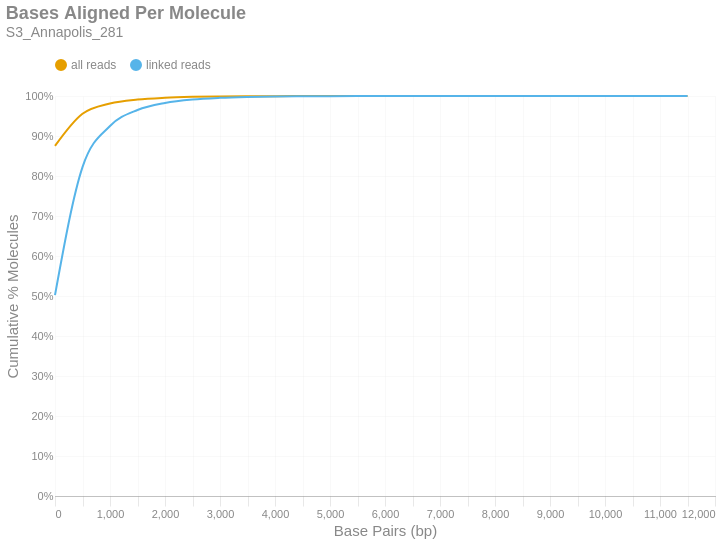

Notebook cell for this chart:
### Markdown cell above
### Bases Aligned Per Molecule
This is a cumulative frequency distribution showing the number of base pairs aligned per unique molecule. These data are shown in 500 bp bins. There are two distributions: one with `all reads` (yellow) and another with only `linked reads` (blue). The percent of molecules in the `linked reads` distribution is relative to the total number of linked molecules.

### Code cell
if SKIPLR:
    print_html(f"Skipped")
else:
    binned_df = consolidated_hist(valids['aligned_bp'], mask, 500, True)
    with SafeRender(binned_df):
        (
            density_plot(binned_df, 'Bases Aligned Per Molecule', samplename, 'basesper')
            .encode(
                x=alt.X('bin:Q', title="Base Pairs (bp)").axis(tickMinStep=500).scale(padding=0),
                y=alt.Y('value:Q', title='Cumulative % Molecules')
                    .axis(format='%')
                    .scale(domain = [0,1])
                    .stack(False),
                color=alt.Color("key:N").scale(domain = ["all reads", "linked reads"]),
                tooltip = [
                    alt.Tooltip("key:N", title = "Data Type"),
                    alt.Tooltip("range_label:N", title="Bases Aligned Per Molecule"),
                    alt.Tooltip("value:Q", format = ".2%", title="% Molecules (Cum.)")
                ]
            )
        ).display()

### Figure 1 — Vega-Lite specification as saved in the notebook (floating-point values rounded to 4 significant figures)
{"width": "container", "height": 400, "config": {"title": {"anchor": "start", "dy": -15, "fontSize": 18, "color": "#888888", "subtitleColor": "#888888", "subtitleFontSize": 14}, "arc": {"fill": "#0072B2"}, "axis": {"domainColor": "#888888", "domainWidth": 0.5, "gridWidth": 0.2, "grid": false, "titleFontWeight": 400, "titleFontSize": 15, "labelFontSize": 11, "labelColor": "#888888", "tickColor": "#888888", "tickWidth": 0.2, "titleColor": "#888888"}, "axisBand": {"grid": false}, "axisX": {"grid": true, "tickSize": 10, "domainCap": "round"}, "axisY": {"domain": false, "grid": true, "tickSize": 0, "domainCap": "round"}, "background": "transparent", "header": {"labelFontSize": 15, "labelColor": "#888888", "titleFontSize": 15, "titleFontWeight": 600, "titleColor": "#888888"}, "legend": {"labelFont": "sans-serif", "labelFontSize": 12, "labelColor": "#888888", "symbolSize": 100, "symbolType": "circle", "titleFontSize": 12, "titlePadding": 10, "titleColor": "#888888", "title": null, "orient": "top"}, "range": {"category": ["#E69F00", "#56B4E9", "#009E73", "#F0E442", "#0072B2", "#D55E00", "#CC79A7", "#000000"], "diverging": ["#cfe8f3", "#a2d4ec", "#73bfe2", "#46abdb", "#1696d2", "#12719e"]}, "area": {"fill": "#0072B2", "fillOpacity": 0.7, "line": true, "strokeOpacity": 0.7}, "line": {"color": "#0072B2", "stroke": "#0072B2", "strokeWidth": 2}, "trail": {"color": "#0072B2", "stroke": "#0072B2", "strokeWidth": 0, "size": 1}, "point": {"filled": true, "fillOpacity": 1.0, "size": 95}, "text": {"color": "#888888", "fontSize": 11, "align": "right", "fontWeight": 400, "size": 11}, "bar": {"fill": "#0072B2", "stroke": null}, "view": {"stroke": null, "continuousWidth": 660, "continuousHeight": 400}}, "data": {"name": "data-c4d4a3a8db7293b10ac379950035f278"}, "mark": {"type": "line", "interpolate": "monotone", "point": {"opacity": 0, "size": 275}}, "encoding": {"color": {"field": "key", "scale": {"domain": ["all reads", "linked reads"]}, "type": "nominal"}, "tooltip": [{"field": "key", "title": "Data Type", "type": "nominal"}, {"field": "range_label", "title": "Bases Aligned Per Molecule", "type": "nominal"}, {"field": "value", "format": ".2%", "title": "% Molecules (Cum.)", "type": "quantitative"}], "x": {"axis": {"tickMinStep": 500}, "field": "bin", "scale": {"padding": 0}, "title": "Base Pairs (bp)", "type": "quantitative"}, "y": {"axis": {"format": "%"}, "field": "value", "scale": {"domain": [0, 1]}, "stack": false, "title": "Cumulative % Molecules", "type": "quantitative"}}, "params": [{"name": "param_c36ac31b6afebe62", "select": {"type": "point", "fields": ["key"]}, "bind": "legend"}], "title": {"text": "Bases Aligned Per Molecule", "subtitle": "S3_Annapolis_281"}, "transform": [{"fold": ["all reads (cumsum)", "linked reads (cumsum)"]}, {"calculate": "replace(datum.key, ' (cumsum)', '')", "as": "key"}, {"filter": {"param": "param_c36ac31b6afebe62"}}], "usermeta": {"embedOptions": {"downloadFileName": "S3_Annapolis_281.basesper"}}, "$schema": "https://vega.github.io/schema/vega-lite/v6.1.0.json", "datasets": {"data-c4d4a3a8db7293b10ac379950035f278": [{"bin": "0.0", "interval": "0.0-500.0", "all reads": 0.8752, "linked reads": 0.5022, "all reads (cumsum)": 0.8752, "linked reads (cumsum)": 0.5022, "range_label": "0-499"}, {"bin": "500.0", "interval": "500.0-1000.0", "all reads": 0.08032, "linked reads": 0.32, "all reads (cumsum)": 0.9555, "linked reads (cumsum)": 0.8223, "range_label": "500-999"}, {"bin": "1000.0", "interval": "1000.0-1500.0", "all reads": 0.02574, "linked reads": 0.1028, "all reads (cumsum)": 0.9812, "linked reads (cumsum)": 0.925, "range_label": "1000-1499"}, {"bin": "1500.0", "interval": "1500.0-2000.0", "all reads": 0.01002, "linked reads": 0.04, "all reads (cumsum)": 0.9912, "linked reads (cumsum)": 0.965, "range_label": "1500-1999"}, {"bin": "2000.0", "interval": "2000.0-2500.0", "all reads": 0.004417, "linked reads": 0.01764, "all reads (cumsum)": 0.9957, "linked reads (cumsum)": 0.9826, "range_label": "2000-2499"}, {"bin": "2500.0", "interval": "2500.0-3000.0", "all reads": 0.002163, "linked reads": 0.008635, "all reads (cumsum)": 0.9978, "linked reads (cumsum)": 0.9913, "range_label": "2500-2999"}, {"bin": "3000.0", "interval": "3000.0-3500.0", "all reads": 0.001037, "linked reads": 0.004139, "all reads (cumsum)": 0.9989, "linked reads (cumsum)": 0.9954, "range_label": "3000-3499"}, {"bin": "3500.0", "interval": "3500.0-4000.0", "all reads": 0.0005367, "linked reads": 0.002143, "all reads (cumsum)": 0.9994, "linked reads (cumsum)": 0.9976, "range_label": "3500-3999"}, {"bin": "4000.0", "interval": "4000.0-4500.0", "all reads": 0.0002894, "linked reads": 0.001156, "all reads (cumsum)": 0.9997, "linked reads (cumsum)": 0.9987, "range_label": "4000-4499"}, {"bin": "4500.0", "interval": "4500.0-5000.0", "all reads": 0.0001342, "linked reads": 0.0005357, "all reads (cumsum)": 0.9998, "linked reads (cumsum)": 0.9993, "range_label": "4500-4999"}, {"bin": "5000.0", "interval": "5000.0-5500.0", "all reads": 8.507e-05, "linked reads": 0.0003396, "all reads (cumsum)": 0.9999, "linked reads (cumsum)": 0.9996, "range_label": "5000-5499"}, {"bin": "5500.0", "interval": "5500.0-6000.0", "all reads": 5.174e-05, "linked reads": 0.0002066, "all reads (cumsum)": 0.9999, "linked reads (cumsum)": 0.9998, "range_label": "5500-5999"}, {"bin": "6000.0", "interval": "6000.0-6500.0", "all reads": 2.28e-05, "linked reads": 9.104e-05, "all reads (cumsum)": 1.0, "linked reads (cumsum)": 0.9999, "range_label": "6000-6499"}, {"bin": "6500.0", "interval": "6500.0-7000.0", "all reads": 1.14e-05, "linked reads": 4.552e-05, "all reads (cumsum)": 1.0, "linked reads (cumsum)": 0.9999, "range_label": "6500-6999"}, {"bin": "7000.0", "interval": "7000.0-7500.0", "all reads": 4.385e-06, "linked reads": 1.751e-05, "all reads (cumsum)": 1.0, "linked reads (cumsum)": 1.0, "range_label": "7000-7499"}, {"bin": "7500.0", "interval": "7500.0-8000.0", "all reads": 6.139e-06, "linked reads": 2.451e-05, "all reads (cumsum)": 1.0, "linked reads (cumsum)": 1.0, "range_label": "7500-7999"}, {"bin": "8000.0", "interval": "8000.0-8500.0", "all reads": 2.631e-06, "linked reads": 1.05e-05, "all reads (cumsum)": 1.0, "linked reads (cumsum)": 1.0, "range_label": "8000-8499"}, {"bin": "8500.0", "interval": "8500.0-9000.0", "all reads": 8.77e-07, "linked reads": 3.502e-06, "all reads (cumsum)": 1.0, "linked reads (cumsum)": 1.0, "range_label": "8500-8999"}, {"bin": "9000.0", "interval": "9000.0-9500.0", "all reads": 1.754e-06, "linked reads": 7.003e-06, "all reads (cumsum)": 1.0, "linked reads (cumsum)": 1.0, "range_label": "9000-9499"}, {"bin": "9500.0", "interval": "9500.0-10000.0", "all reads": 0.0, "linked reads": 0.0, "all reads (cumsum)": 1.0, "linked reads (cumsum)": 1.0, "range_label": "9500-9999"}, {"bin": "10000.0", "interval": "10000.0-10500.0", "all reads": 0.0, "linked reads": 0.0, "all reads (cumsum)": 1.0, "linked reads (cumsum)": 1.0, "range_label": "10000-10499"}, {"bin": "10500.0", "interval": "10500.0-11000.0", "all reads": 0.0, "linked reads": 0.0, "all reads (cumsum)": 1.0, "linked reads (cumsum)": 1.0, "range_label": "10500-10999"}, {"bin": "11000.0", "interval": "11000.0-11500.0", "all reads": 0.0, "linked reads": 0.0, "all reads (cumsum)": 1.0, "linked reads (cumsum)": 1.0, "range_label": "11000-11499"}, {"bin": "11500.0", "interval": "11500.0-12000.0", "all reads": 8.77e-07, "linked reads": 3.502e-06, "all reads (cumsum)": 1.0, "linked reads (cumsum)": 1.0, "range_label": "11500-11999"}]}}
